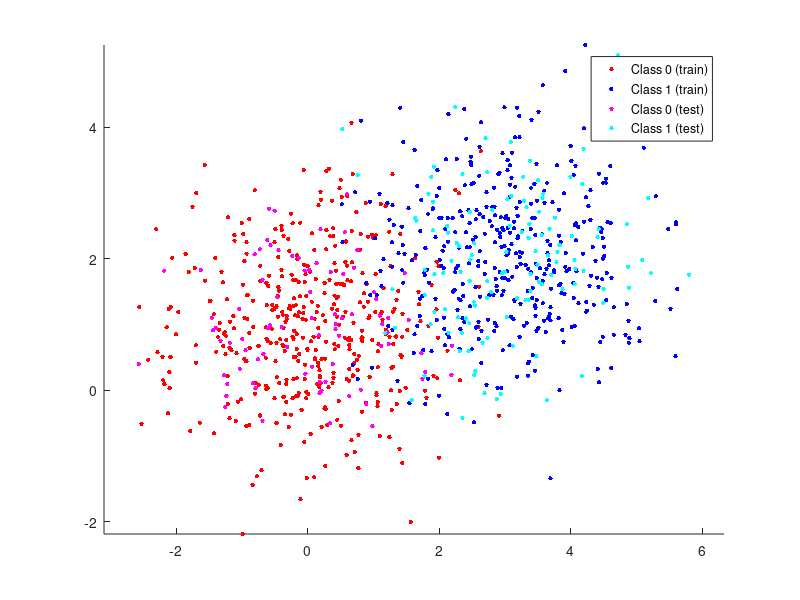

The MATLAB script that drew this image:
%%%%%%%%%%%%%%%%%%%%%%%%%%%%%%%%%%%%%%%%%%%%%%%%%%%%%
% [Author] Terry Taewoong Um (terry.t.um@gmail.com) %
% Adaptive Systems Lab., University of Waterloo     %
% https://www.facebook.com/terryum.io/              %
%%%%%%%%%%%%%%%%%%%%%%%%%%%%%%%%%%%%%%%%%%%%%%%%%%%%%

% Please leave the author information if you reuse the codes.

% Input
% opt : {gaussian(defalut), half_circle, full_circle, spiral}
% bShow : {0: Don't plot, 1(defalut): plot}
% nData : number of data (defalut: 1000)
% sigma : noise standard deviation (default: 1)
% test_ratio : ratio of test data (default: 0.2)

function [x_train, y_train, x_test, y_test] = GenerateData(opt, bShow, nData, sigma, test_ratio)

    % 1. Assign default parameter values 
    if nargin < 5
        test_ratio = 0.2;
        if nargin < 4
            sigma = 1;
            if nargin < 3
                nData = 1000;
                if nargin < 2
                    bShow = true; 
                    if nargin < 1
                        opt = 'gaussian';
                    end
                end
            end
        end
    end
    
    % 2. Set the number of data     
    nTest = floor(nData*test_ratio);
    nTrain = nData - nTest;
    nClass_0 = nData/2;
    nClass_1 = nData-nData/2;
    
    noise_0 = randn(nClass_0,2)*sigma;
    noise_1 = randn(nClass_1,2)*sigma;
       
    % 3. Generate the data     
    % opt : {gaussian(defalut), half_circle, full_circle, spiral}
    switch opt
        case 'gaussian'
            center_0 = [0 1];
            center_1 = [3 2];
            class_0 = ones(nClass_0,1)*center_0 + noise_0;
            class_1 = ones(nClass_1,1)*center_1 + noise_1;
    
        case 'half_circle'
            r_0 = 5;
            r_1 = 10;
            theta_0 = pi*rand(nClass_0, 1);        % theta = [0:pi]
            theta_1 = pi*rand(nClass_1, 1);              
            r_0_noise = r_0*ones(nClass_0, 1) + noise_0(:,1);
            r_1_noise = r_1*ones(nClass_1, 1) + noise_1(:,2);
            class_0 = [r_0_noise.*cos(theta_0), r_0_noise.*sin(theta_0)];
            class_1 = [r_1_noise.*cos(theta_1), r_1_noise.*sin(theta_1)];
            
        case 'full_circle'
            r_0 = 5;
            r_1 = 10;
            theta_0 = 2*pi*rand(nClass_0, 1);        % theta = [0:2pi]
            theta_1 = 2*pi*rand(nClass_1, 1);              
            r_0_noise = r_0*ones(nClass_0, 1) + noise_0(:,1);
            r_1_noise = r_1*ones(nClass_1, 1) + noise_1(:,2);
            class_0 = [r_0_noise.*cos(theta_0), r_0_noise.*sin(theta_0)];
            class_1 = [r_1_noise.*cos(theta_1), r_1_noise.*sin(theta_1)];
            
        case 'spiral'   
            r_increase = 20;
            r_0 = 5;
            theta_overlab = (1/4)*pi;

            theta_0 = linspace(-theta_overlab, theta_overlab+2*pi, nClass_0);       
            theta_1 = linspace(-theta_overlab-pi, theta_overlab+pi, nClass_1);  
            r_0_spiral = linspace(r_0, r_0+r_increase, nClass_0);
            r_1_spiral = linspace(r_0, r_0+r_increase, nClass_1);

            class_0 = [r_0_spiral.*cos(theta_0); r_0_spiral.*sin(theta_0)]' + noise_0;
            class_1 = [r_1_spiral.*cos(theta_1); r_1_spiral.*sin(theta_1)]' + noise_1;
    end

    % 4. Divide training and test sets
    x_all = [class_0; class_1];
    y_all = [0*ones(nClass_0,1); 1*ones(nClass_1,1)];
    idx_all = randperm(nData); % Randomly select the indices for training data
   
    x_train = x_all(idx_all(1:nTrain), :);            y_train = y_all(idx_all(1:nTrain), :);
    x_test = x_all(idx_all(nTrain+1:nData), :);       y_test = y_all(idx_all(nTrain+1:nData), :);
    
    % 5. Plot the data
    if bShow == true
        figure()
        fig_train = gscatter(x_train(:,1),x_train(:,2),y_train, 'rb', '..', 10);   
        hold all;
        fig_test = gscatter(x_test(:,1),x_test(:,2),y_test, 'mc', '..', 10);   
        hold off;
        axis('equal');
        legend([fig_train(1), fig_train(2), fig_test(1), fig_test(2)], 'Class 0 (train)', 'Class 1 (train)', 'Class 0 (test)', 'Class 1 (test)')
    end

end
